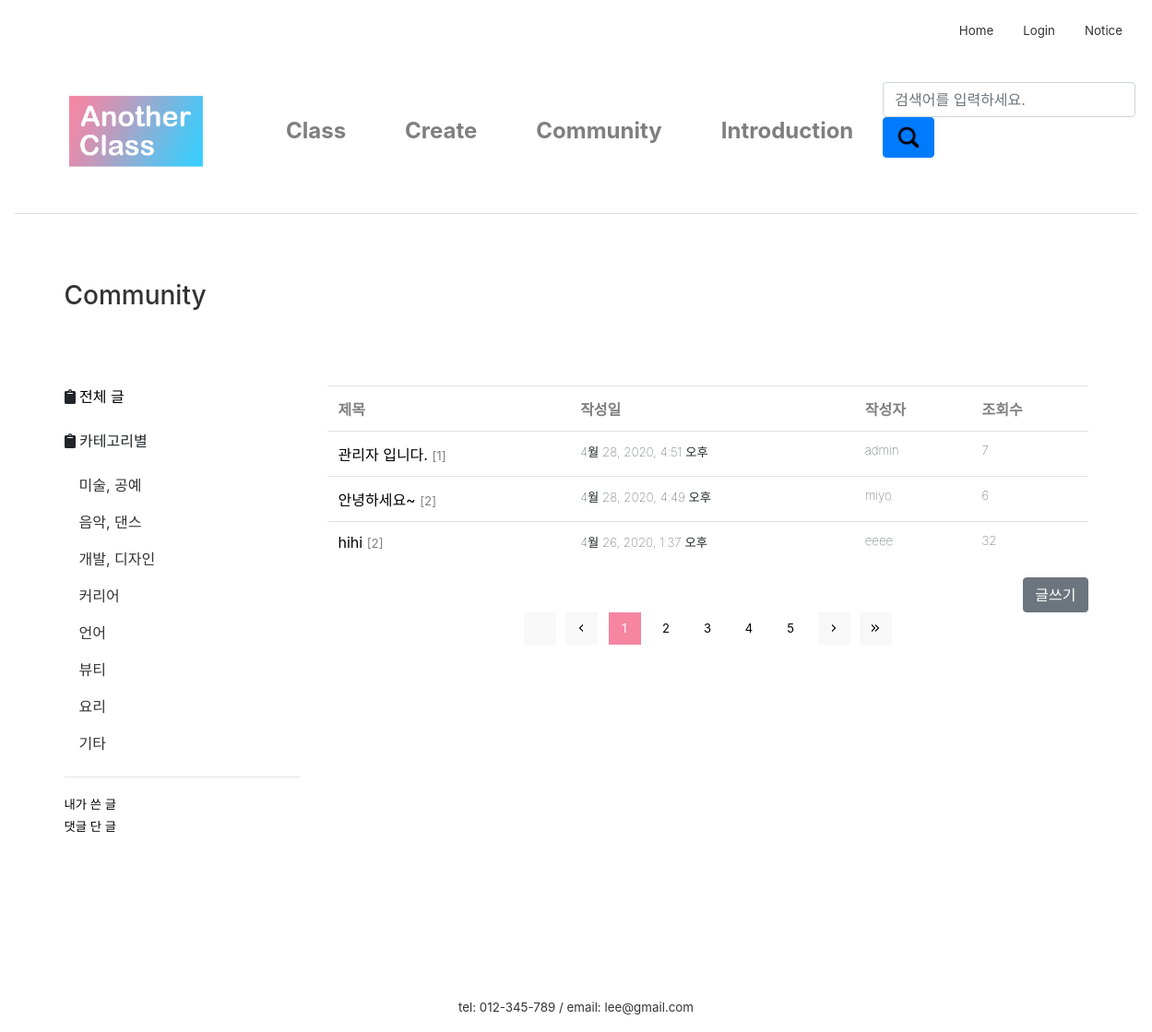
Before: /community/ with the older database file.
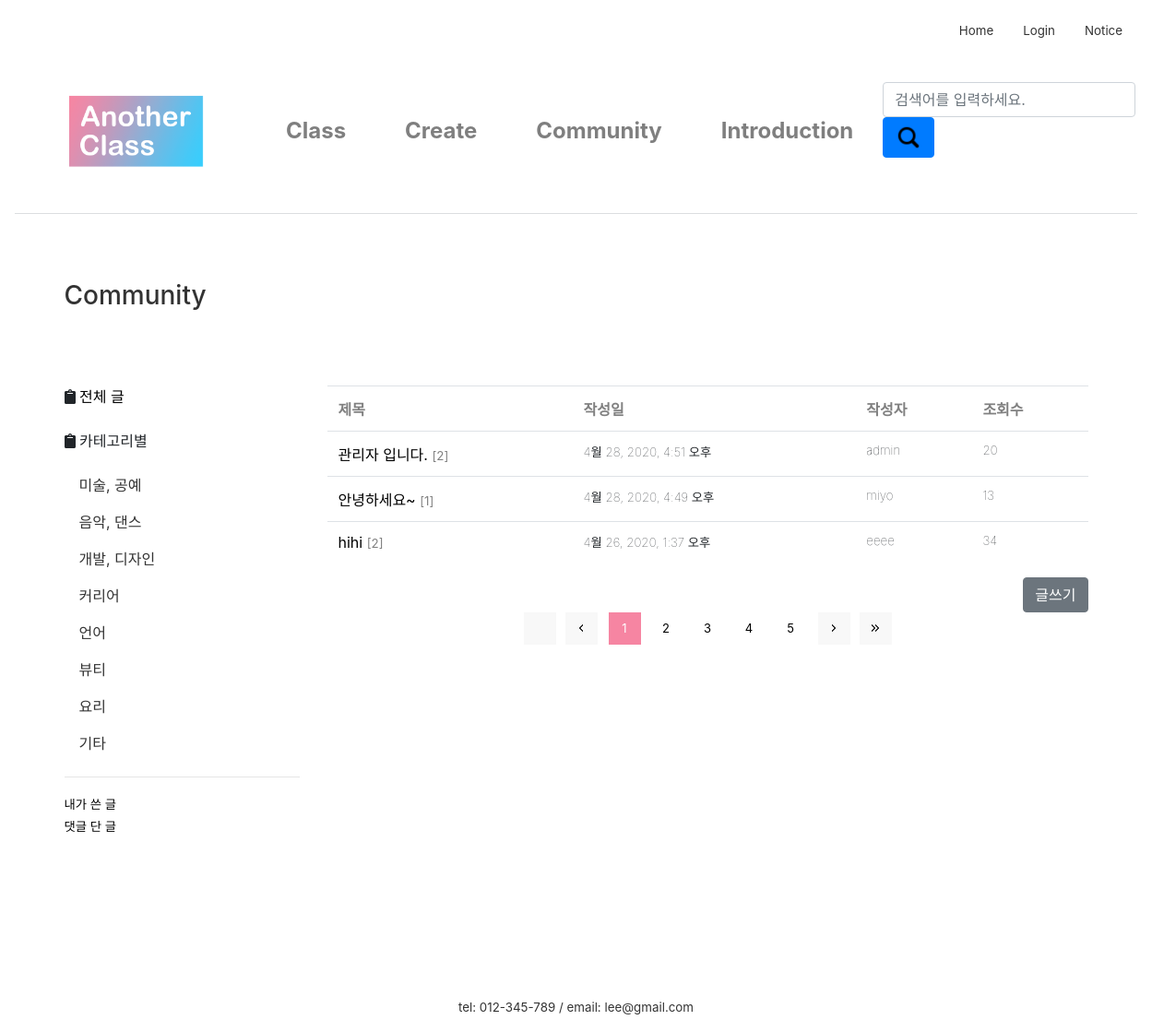
After: the same page with the newer database file.
### firstApp/models.py (models this page shows, shortened)
class Post(models.Model):
    author = models.ForeignKey(settings.AUTH_USER_MODEL, on_delete=models.CASCADE, default=1)
    category = models.ForeignKey('firstApp.Category', on_delete=models.CASCADE, default=2)
    title = models.CharField(max_length=200)
    text = RichTextUploadingField()
    created_date = models.DateTimeField(
            default=timezone.now)
    published_date = models.DateTimeField(
            blank=True, null=True)
    views = models.PositiveIntegerField(default=0)
    class Meta:
        ordering = ['-id']

### firstApp/views.py (the view)
# urls.py: path('community/', views.community, name='community'),
def community(request):
    if request.user is None:
        redirect('login')
    else:
        post_list = Post.objects.all()
        return render(request, 'firstApp/community.html', {
            'post_list': post_list, })

### firstApp/templates/firstApp/community.html
{% extends 'firstApp/base.html'%}
{% load static %}
{% block content %}
<link rel="stylesheet" href="{% static 'css/paginate.css' %}">
<link rel="stylesheet" href="{% static 'css/community.css' %}">
		<div class="container">
			<h3><a href="" class="nounderline">Community</a></h3>
        	<br><br><br>
			<div class="row">
				<div class="col-sm-3">
					<div class="left-sidebar">
						<ul>
                            <li class="active"><i class="fas fa-clipboard"></i>
								<a class="a_underline" href="" data-toggle="tab">전체 글</a>
							</li>
							<br>
							<li data-toggle="tab">
								<p><i class="fas fa-clipboard"></i> 카테고리별</p>
								<ul class="nav flex-column">
									<li class="nav-item">
									  <a class="nav-link" href="#">미술, 공예</a>
									</li>
									<li class="nav-item">
									  <a class="nav-link" href="#">음악, 댄스</a>
									</li>
									<li class="nav-item">
									  <a class="nav-link" href="#">개발, 디자인</a>
									</li>
									<li class="nav-item">
									  <a class="nav-link" href="#">커리어</a>
									</li>
									<li class="nav-item">
									  <a class="nav-link" href="#">언어</a>
									</li>
									<li class="nav-item">
									  <a class="nav-link" href="#">뷰티</a>
									</li>
									<li class="nav-item">
									  <a class="nav-link" href="#">요리</a>
									</li>
									<li class="nav-item">
									  <a class="nav-link" href="#">기타</a>
									</li>
								</ul>
							</li>
							<hr>
							<li><a class="a_underline lighter" href="#" >내가 쓴 글</a></li>
							<li><a class="a_underline lighter" href="#">댓글 단 글</a></li>
						</ul>
					</div>
				</div>
				<div class="col-sm-9">
					<div class="blog-post-area">
							<table class="table">
								<tr>
									<th>제목</th>
									<th>작성일</th>
									<th>작성자</th>
									<th>조회수</th>
								</tr>
								{% for post in post_list %}
								<tr>
									<td>
										<a class="a_underline" href="{% url 'post_detail' post.pk %}">
											{{ post.title }}
										</a>
										<span class="views">[{{ post.comments.count }}]</span>
									</td>
									<td class="lighter">{{post.created_date}}</td>
									<td class="lighter">{{post.author}}</td>
									<td class="lighter">{{post.views}}</td>
								</tr>
								{% endfor %}
							</table>
						<div align="right">
							<div id="btn">
								<a href="/createpost">
									<input class="btn btn-secondary" type="button" value="글쓰기">
								</a>
							</div>
						</div>
						<div class="page_wrap">
							<div class="page_nation">
							   <a class="arrow pprev" href="#"></a>
							   <a class="arrow prev" href="#"></a>
							   <a href="#" class="active">1</a>
							   <a href="#">2</a>
							   <a href="#">3</a>
							   <a href="#">4</a>
							   <a href="#">5</a>
							   <a class="arrow next" href="#"></a>
							   <a class="arrow nnext" href="#"></a>
							</div>
						 </div>
					</div>
				</div>
			</div>
		</div>
{% endblock content%}

Changed rows visible on the page:
changed Post "관리자 입니다.": comments.count "1" → "2"; views "7" → "20"
changed Post "안녕하세요~": comments.count "2" → "1"; views "6" → "13"
changed Post "hihi": views "32" → "34"
